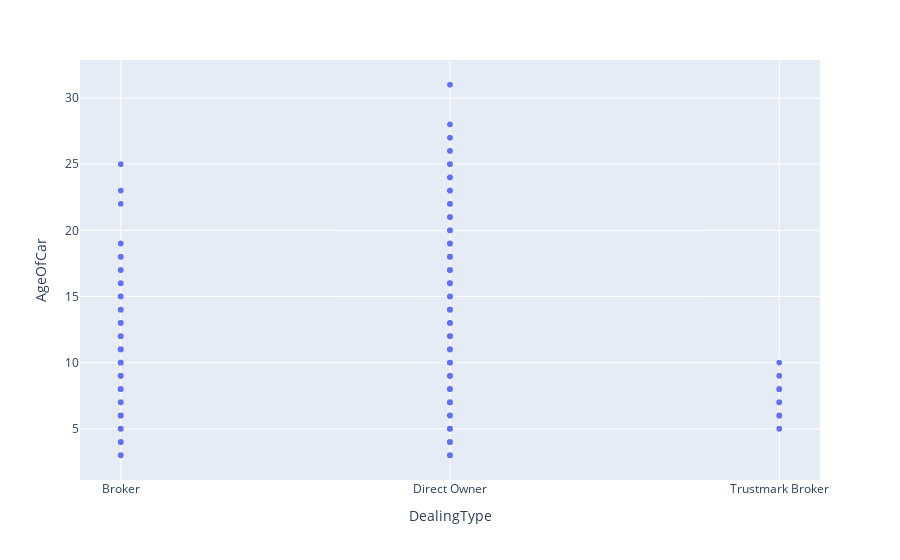

The code cell stored with this chart in its notebook:
### Markdown cell above
*OBSERVATION*<br>
1)We can observe that as number of owners increase so does the age of car implying that age of car and the number of owners are directly proportional<br>
2)There is high quantity of outliers<br>
3)the realtioship between age of car and test drive car is almost negligle and tending towards non-existent<br>

### Code cell
#Q5)what is the relationship between age of car and dealing type?
fig = plt.scatter(df,y='AgeOfCar',x='DealingType')
fig.show()

### Figure 1 — Plotly figure (JSON) as saved in the notebook; plotly's stock layout.template omitted (floating-point values rounded to 4 significant figures; data arrays with more than 128 entries replaced by an {"elided": "..."} marker saying what was removed)
{"data": [{"hovertemplate": "DealingType=%{x}<br>AgeOfCar=%{y}<extra></extra>", "legendgroup": "", "marker": {"color": "#636efa", "symbol": "circle"}, "mode": "markers", "name": "", "showlegend": false, "type": "scattergl", "x": {"elided": "4340 str values"}, "xaxis": "x", "y": {"elided": "4340 int values"}, "yaxis": "y"}], "layout": {"legend": {"tracegroupgap": 0}, "margin": {"t": 60}, "xaxis": {"anchor": "y", "domain": [0, 1], "title": {"text": "DealingType"}}, "yaxis": {"anchor": "x", "domain": [0, 1], "title": {"text": "AgeOfCar"}}}}
